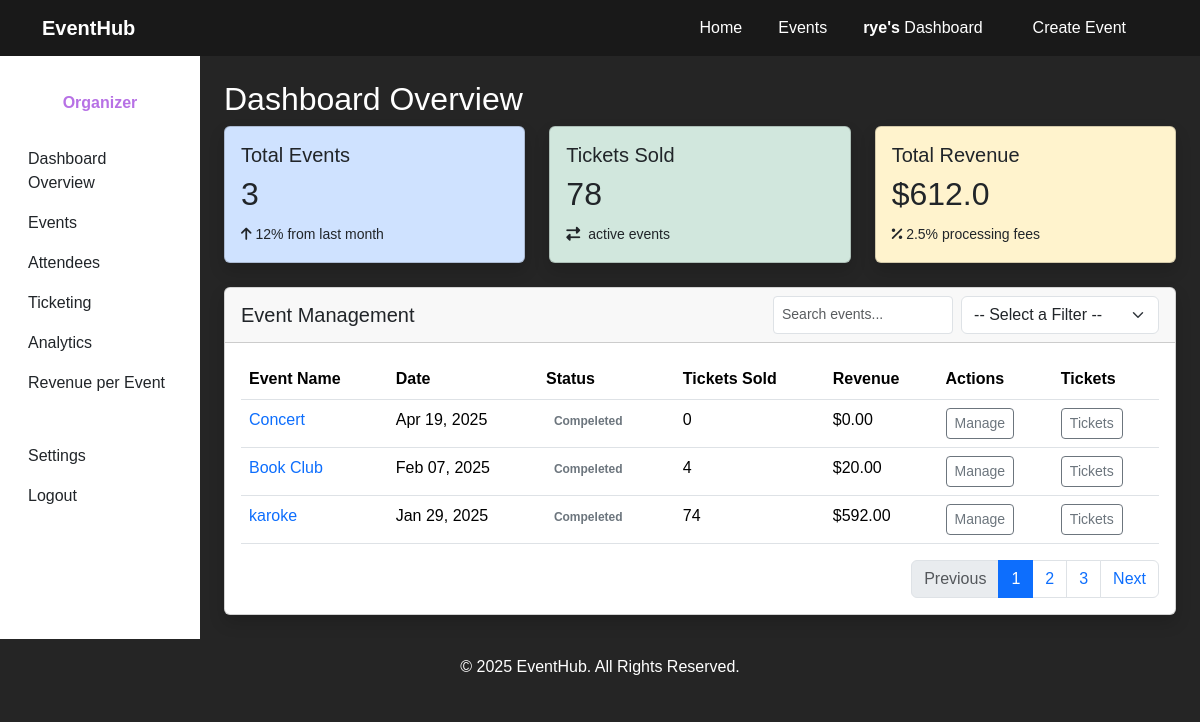
Page /dashboard/organizer (signed in) on the committed database.
### events/models.py (models this page shows, shortened)
class User(AbstractUser):
    is_organizer = models.BooleanField(default=False)
    is_attendee = models.BooleanField(default=False)
    interests = models.TextField(blank=True, help_text="Comma seperated list of event Categories")

class Event(models.Model):
    CATEGORY_CHOICES = [
        ('arts', 'Arts and Culture'),
        ('education', 'Education and Workshops'),
        ('sports', 'Sports and Fitness'),
        ('social', 'Social and Networking'),
        ('food', 'Food and Drink'),
        ('entertainment', 'Entertainment'),
        ('technology', 'Technology and Innovation'),
        ('family', 'Family and Kids'),
        ('religious', 'Religious and Spiritual'),
        ('holidays', 'Holidays and Seasonal'),
        ('business', 'Business and Corporate'),
        ('health', 'Health and Wellness'),
        ('niche', 'Other Niche Events'),
    ]
    STATUS_CHOICES = [
        ("active", "Active"),
        ("canceled", "Canceled"),
        ("sold_out", "Sold Out"),
        ("past" , "Compeleted")
    ]
    title = models.CharField(max_length=200)
    description = models.TextField()
    category = models.CharField(max_length=50, choices=CATEGORY_CHOICES, default='arts')
    organizer = models.ForeignKey(User, on_delete=models.CASCADE, related_name="events")
    location = models.CharField(max_length=200)
    date = models.DateField()
    time = models.TimeField()
    image = models.ImageField(upload_to='event-images/')
    status = models.CharField(max_length=50, choices=STATUS_CHOICES, default='active')
    tickets_available = models.IntegerField( default = 0)
    price = models.DecimalField(max_digits=8, decimal_places=2, default=0.0)
    created_at = models.DateTimeField(auto_now_add=True)
    updated_at = models.DateTimeField(auto_now_add=True)
    def tickets_sold(self):
        return self.tickets.aggregate(total=Sum('quantity'))['total'] or 0
    def revenue(self):
        return (self.tickets_sold() * self.price)

### events/views.py (the view)
# urls.py: path('dashboard/organizer', views.organizer_dashboard, name="organizer"),
@organizer_required
def organizer_dashboard(request):
    organizer = request.user
    events = organizer.events.all().order_by('-date')
    total_tickets_sold = sum(event.tickets_sold() for event in events)
    total_revenue = sum(event.revenue() for event in events)
    sales_data = []
    revenue_data = []
    event_labels = []
    category_data = defaultdict(int)
    for event in events:
        event_labels.append(event.title)
        sales_data.append(event.tickets_sold())
        revenue_data.append(float(event.revenue()))
        category_data[event.category] += event.tickets_sold()  # Aggregate category-wise ticket sales
    category_labels = list(category_data.keys())
    category_sales = list(category_data.values())
    return render(request, "events/organizer.html", {
        "organized_events": events,
        "tickets_sold": total_tickets_sold,
        "total_revenue": float(total_revenue),
        "event_labels": event_labels,
        "sales_data": sales_data,
        "revenue_data": revenue_data,
        "category_labels": category_labels,
        "category_sales": category_sales,
    })

### events/helper.py (called while the page is built)
def organizer_required(view_func):
    @wraps(view_func)
    def _wrapped_view(request, *args, **kwargs):
        if not request.user.is_authenticated:
            return redirect('login')
        if not request.user.is_organizer:
            raise PermissionDenied("Sorry, This page is only accessible for organizers .")
        return view_func(request, *args, **kwargs)
    return _wrapped_view

### events/templates/events/organizer.html (shortened to what this page needs)
{% extends "events/layout.html" %}
{% load static %}
{% block body %}
<div class="container-fluid">
    <div class="row">
    <nav class="col-md-3 col-lg-2 d-md-block bg-white shadow-md sidebar collapse" id="sidebarMenu" >
        <div class="position-sticky pt-3">
          <div class="text-center mb-4">
            <h6 class="fw-bold mb-0"> {{request.user.username}} </h6>
            {% if request.user.is_organizer %}
                <span class="fw-bold accent">Organizer</span>
            {% endif %}
          </div>
          <ul class="nav flex-column " >
            <li class="nav-item">
              <a class="nav-link text-dark active" aria-current="page" href="#Overview">
                Dashboard Overview
              </a>
            </li>
            <li class="nav-item">
              <a class="nav-link text-dark" href="#Events">
                Events
              </a>
            </li>
            <li class="nav-item">
              <a class="nav-link text-dark" href="#Attendees-Demographics">
                Attendees
              </a>
            </li>
            <li class="nav-item">
              <a class="nav-link text-dark" href="#ticketSalesChart">
                Ticketing
              </a>
            </li>
            <li class="nav-item">
              <a class="nav-link text-dark" href="#Analytics">
                Analytics
              </a>
            </li>
            <li class="nav-item">
                <a class="nav-link text-dark" href="#revenueChart">
                  Revenue per Event
                </a>
              </li>
          </ul>
          <hr>
          <ul class="nav flex-column mb-2">
            <li class="nav-item">
              <a class="nav-link text-dark" href="#">
                Settings
              </a>
            </li>
            <li class="nav-item">
              <a class="nav-link text-dark" href="{% url 'logout' %}">
                Logout
              </a>
            </li>
          </ul>
        </div>
      </nav>
        <main class="col-md-9 col-lg-10 p-4">
            <div id="Overview" class="d-flex justify-content-between align-items-center ">
                <h2>Dashboard Overview</h2>
            </div>
            <div class="row g-4 mb-4 d-flex flex-inline">
                <div class="col-12 col-sm-6 col-xl-4">
                    <div class="card bg-primary-subtle text-dark shadow">
                        <div class="card-body">
                            <h5 class="card-title">Total Events</h5>
                            <h2 class="card-text">{{ organized_events.count }}</h2>
                            <small><i class="fas fa-arrow-up me-1"></i>12% from last month</small>
                        </div>
                    </div>
                </div>
                <div class="col-12 col-sm-6 col-xl-4">
                    <div class="card bg-success-subtle text-dark shadow">
                        <div class="card-body">
                            <h5 class="card-title">Tickets Sold</h5>
                            <h2 class="card-text">{{ tickets_sold }}</h2>
                            <small><i class="fas fa-exchange-alt me-1"></i>{{ active_events }} active events</small>
                        </div>
                    </div>
                </div>
                <div class="col-12 col-sm-6 col-xl-4">
                    <div class="card bg-warning-subtle text-dark shadow">
                        <div class="card-body">
                            <h5 class="card-title">Total Revenue</h5>
                            <h2 class="card-text">${{ total_revenue }}</h2>
                            <small><i class="fas fa-percent me-1"></i>2.5% processing fees</small>
                        </div>
                    </div>
                </div>
            </div>
            <div id="Events" class="card shadow">
                <div class="card-header d-flex justify-content-between align-items-center">
                    <h5 class="mb-0">Event Management</h5>
                    <div class="d-flex gap-2">
                        <input type="text" class="form-control form-control-sm" id="searchinput" placeholder="Search events...">
                        <select class="filter form-select" id="filterSelect">
                            <option value="" disabled selected>-- Select a Filter --</option>
                        </select>
                    </div>
                </div>
                <div class="card-body">
                    <div class="table-responsive">
                        <table class="table table-hover">
                            <thead>
                                <tr>
                                    <th>Event Name</th>
                                    <th>Date</th>
                                    <th>Status</th>
                                    <th>Tickets Sold</th>
                                    <th>Revenue</th>
                                    <th>Actions</th>
                                    <th>Tickets</th>
                                </tr>
                            </thead>
                            <tbody id="eventstable">
                                {% for event in organized_events %}
                                <tr>
                                    <td>
                                        <a href="{% url 'event' event.id %}" class="text-decoration-none">
                                            {{ event.title }}
                                        </a>
                                    </td>
                                    <td>{{ event.date|date:"M d, Y" }}</td>
                                    <td>
                                        {% if event.status == "sold_out" %}
                                        <span class="badge text-warning">
                                            {{ event.get_status_display }}
                                        </span>
                                        {% elif event.status == "canceled" %}
                                        <span class="badge text-danger">
                                            {{ event.get_status_display }}
                                        </span>
                                        {% elif event.status == "active" %}
                                        <span class="badge text-success">
                                            {{ event.get_status_display }}
                                        </span>
                                        {% else %}
                                        <span class="badge text-secondary">
                                            {{ event.get_status_display }}
                                        </span>
                                        {% endif %}
                                    </td>
                                    <td>{{ event.tickets_sold }}</td>
                                    <td>${{ event.revenue }}</td>
                                    <td>
                                        <div>
                                            <a class="btn btn-sm btn-outline-secondary"
                                                    href="{% url 'edit_event' event.id %}">
                                                Manage
                                            </a>
                                        </div>
                                    </td>
                                    <td>
                                        <div>
                                            <a class="btn btn-sm btn-outline-secondary"
                                                    href="{% url 'tickets' event.id %}">
                                                Tickets
                                            </a>
                                        </div>
                                    </td>
                                </tr>
                                {% empty %}
                                <tr>
                                    <td colspan="6" class="text-center text-muted py-4">
                                        No events found. <a href="{% url 'create_event' %}">Create your first event!</a>
                                    </td>
                                </tr>
                                {% endfor %}
                            </tbody>
                        </table>
                    </div>
                    <nav aria-label="Event pagination">
                        <ul class="pagination justify-content-end mb-0">
                            <li class="page-item disabled"><a class="page-link" href="#">Previous</a></li>
                            <li class="page-item active"><a class="page-link" href="#">1</a></li>
                            <li class="page-item"><a class="page-link" href="#">2</a></li>
                            <li class="page-item"><a class="page-link" href="#">3</a></li>
                            <li class="page-item"><a class="page-link" href="#">Next</a></li>
                        </ul>
                    </nav>
                </div>
            </div>
        </main>
    </div>
</div>
{% endblock %}

### events/templates/events/layout.html (shortened to what this page needs)
{% load static %}
<!DOCTYPE html>
<html lang="en">
<head>
    <link rel="stylesheet" href="https://cdnjs.cloudflare.com/ajax/libs/font-awesome/6.4.2/css/all.min.css">
    <link href="https://cdn.jsdelivr.net/npm/bootstrap@5.3.3/dist/css/bootstrap.min.css" rel="stylesheet">
    <link rel="stylesheet" href="{% static 'events/styles/styles.css' %}">
</head>
<body >
  <nav class="navbar bg-gray navbar-expand-lg">
    <div class="container">
      <a class="navbar-brand" href="#">EventHub</a>
      <div class="collapse navbar-collapse" id="navbarNav">
        <ul class="navbar-nav ms-auto">
          <li class="nav-item">
            <a class="nav-link active" href="{% url 'index' %}">Home</a>
          </li>
          <li class="nav-item">
            <a class="nav-link" href="{% url 'index' %}#allEvents" id="showAllEvents">Events</a>
          </li>
          {% if request.user.is_authenticated %}
            {% if user.is_organizer %}
              <li class="nav-item">
                <a class="nav-link" href="{% url 'organizer' %}"> <span class="fw-bold">{{request.user.username}}'s </span>Dashboard</a>
              </li>
            {% else %}
              <li class="nav-item">
                <a class="nav-link" href="{% url 'logout' %}">Log Out</a>
              </li>
              {% endif %}
          {% else %}
            <li class="nav-item">
              <a class="nav-link" href="{% url 'login' %}">Log In</a>
            </li>
          {% endif %}
          <li class="nav-item px-4">
            <a class="nav-link"
            id="create" href="{% url 'create' %}">Create Event</a>
          </li>
        </ul>
      </div>
    </div>
  </nav>
{% block body %}
{% endblock %}
  <footer class=" py-3">
    <div class="container text-center">
      <p>&copy; 2025 EventHub. All Rights Reserved.</p>
    </div>
  </footer>
</body>
</html>

### events/static/events/styles/styles.css (style rules this page uses)
.accent { color: #B771E5; }
body { min-height: 100vh; margin: 0; font-family: "Poppins", sans-serif; color: #ffffff; background-color: #252525; box-sizing: border-box; overflow-x: hidden; }
.navbar { background-color: rgba(0, 0, 0, 0.3); -webkit-backdrop-filter: blur(40px); backdrop-filter: blur(40px); width: 100%; z-index: 10; min-height: -moz-max-content; min-height: max-content; }
.navbar .navbar-brand { color: #ffffff; font-weight: bold; }
.navbar .nav-item { padding-inline: 10px; }
.navbar .nav-link, .navbar .nav-link.active { color: #ffffff !important; }
.navbar #create { color: #f8f9fa; }
footer { background-color: #252525; color: #ffffff; text-align: center; }
footer p { margin: 0; }

### rows in the picture
User: user.username "rye"
Event: title "Concert", date "Apr 19, 2025", status "Compeleted", tickets_sold "0", revenue "0.00"
Event: title "Book Club", date "Feb 07, 2025", status "Compeleted", tickets_sold "4", revenue "20.00"
Event: title "karoke", date "Jan 29, 2025", status "Compeleted", tickets_sold "74", revenue "592.00"

### other values in the picture
{{ organized_events.count }} "3"
{{ tickets_sold }} "78"
{{ total_revenue }} "612.0"
